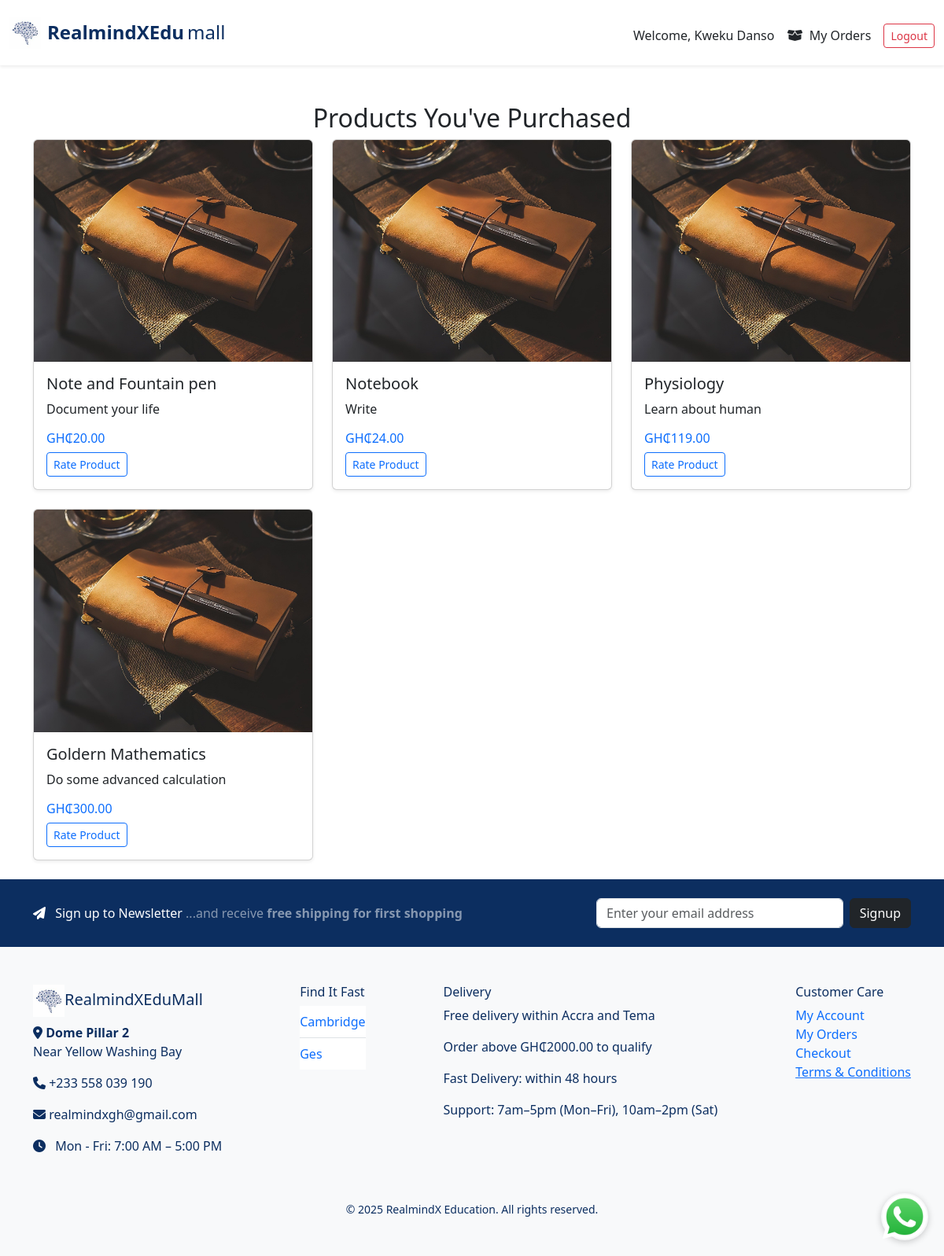
Before: /my-products (signed in) with the older database file.
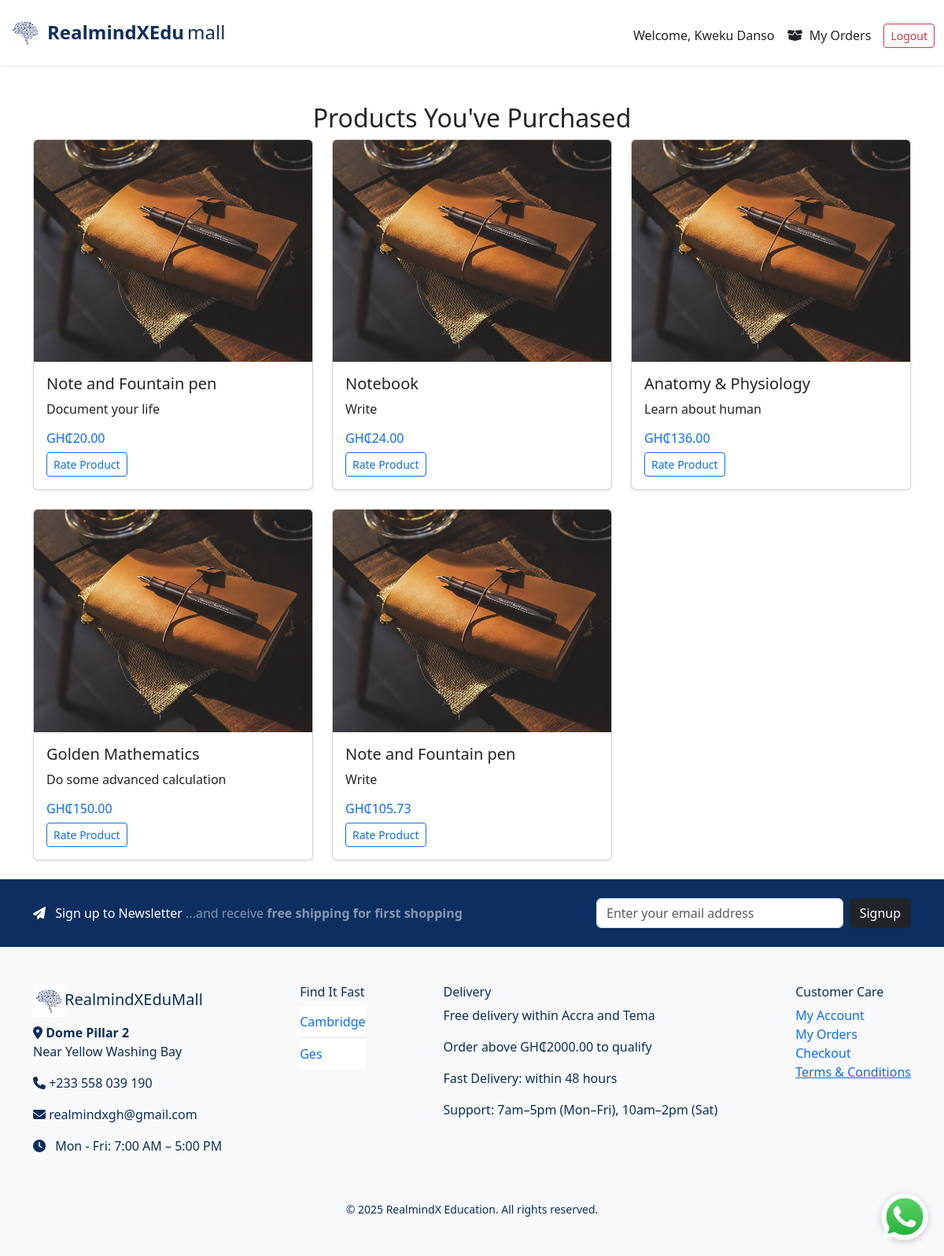
After: the same page with the newer database file.
### e_commerce/models/user.py (models this page shows, shortened)
class User(UserMixin, db.Model):
    __tablename__ = 'user'
    id = db.Column(db.Integer, primary_key=True)
    username = db.Column(db.String(80), unique=True, nullable=False)
    email = db.Column(db.String(120), unique=True, nullable=False)
    password = db.Column(db.String(200), nullable=False)
    date_joined = db.Column(db.DateTime, server_default=db.func.now())

### e_commerce/models/products.py (models this page shows, shortened)
class Product(db.Model):
    __tablename__ = 'product'  # Optional, but makes FK references safer
    id = db.Column(db.Integer, primary_key=True)
    name = db.Column(db.String(120), nullable=False)
    description = db.Column(db.Text, nullable=False)
    price = db.Column(db.Float, nullable=False)
    discount_percentage = db.Column(db.Float, default=0.0)
    image_filename = db.Column(db.String(120))
    in_stock = db.Column(db.Boolean, default=True)
    date_created = db.Column(db.DateTime, default=datetime.utcnow)
    author = db.Column(db.String(120), nullable=True)
    brand = db.Column(db.String(120), nullable=True)
    grade = db.Column(db.String(50), nullable=True)
    level = db.Column(db.String(50), nullable=True)
    subject = db.Column(db.String(100), nullable=True)
    ratings = db.relationship('ProductRating', back_populates='product', lazy=True)
    category_id = db.Column(db.Integer, db.ForeignKey('category.id'))
    category = db.relationship('Category', back_populates='products')
    order_items = db.relationship('OrderItem', backref='product', lazy=True)
    @property
    def discounted_price(self):
        return round(self.price * (1 - self.discount_percentage / 100), 2) if self.discount_percentage else self.price

### e_commerce/models/category.py (models this page shows)
class Category(db.Model):
    id = db.Column(db.Integer, primary_key=True)
    name = db.Column(db.String(100), nullable=False, unique=True)
    products = db.relationship('Product', back_populates='category', lazy=True)

### e_commerce/routes/main_routes.py (the view)
@main_bp.route('/my-products')
@login_required
def purchased_products():
    purchased_items = (
        db.session.query(Product)
        .join(OrderItem)
        .join(Order)
        .filter(Order.user_id == current_user.id)
        .distinct()
        .all()
    )
    return render_template('my_products.html', products=purchased_items)

### e_commerce/templates/my_products.html
{% extends 'index.html' %}
{% block content %}
<div class="container mt-5">
  <h2 class="text-center">Products You've Purchased</h2>
  <div class="row">
    {% for product in products %}
      <div class="col-md-4">
        <div class="card mb-4 shadow-sm">
          <img src="{{ url_for('static', filename='uploads/' + product.image_filename) }}" class="card-img-top" alt="{{ product.name }}">
          <div class="card-body">
            <h5>{{ product.name }}</h5>
            <p>{{ product.description }}</p>
            {% if product.discount_percentage and product.discount_percentage > 0 %}
              <h6 class="text-primary">GH₵{{ '%.2f' % product.discounted_price }}</h6>
            {% else %}
              <h6 class="text-primary">GH₵{{ '%.2f' % product.price }}</h6>
            {% endif %}
            <a href="{{ url_for('main.product_detail', product_id=product.id) }}" class="btn btn-outline-primary btn-sm">Rate Product</a>
          </div>
        </div>
      </div>
    {% else %}
      <p>You haven't purchased any products yet.</p>
    {% endfor %}
  </div>
</div>
{% endblock %}

### e_commerce/templates/index.html (shortened to what this page needs)
<!DOCTYPE html>
<html lang="en">
<head>
  <link href="https://cdn.jsdelivr.net/npm/bootstrap@5.3.3/dist/css/bootstrap.min.css" rel="stylesheet">
  <link rel="stylesheet" href="https://cdnjs.cloudflare.com/ajax/libs/font-awesome/6.6.0/css/all.min.css">
</head>
<body>
<nav class="navbar navbar-expand-lg navbar-light bg-white shadow-sm py-3">
  <div class="container-fluid">
    <a class="navbar-brand d-flex align-items-center" href="{{ url_for('main.home') }}">
      <img src="{{ url_for('static', filename='images/brain.jpg') }}" alt="Logo" width="40" class="me-2">
      <div class="d-flex align-items-baseline fs-4" style="color: #0C2E60;">
        <strong class="me-1">RealmindXEdu</strong><span>mall</span>
      </div>
    </a>
    <div class="collapse navbar-collapse d-none d-lg-flex justify-content-between mt-2">
      <div class="d-flex align-items-center w-100">
        <div class="d-flex align-items-center ms-auto">
          {% if not current_user.is_authenticated %}
            <a href="{{ url_for('main.contact') }}" class="btn btn-outline-dark me-3"><i></i>Contact</a>
            <a href="{{ url_for('main.track_order') }}" class="btn btn-outline-dark me-3"><i></i>Track your order</a>
            <a href="{{ url_for('main.info') }}" class="btn btn-outline-dark me-3"><i class="fas fa-info-circle me-1"></i> Info</a>
            <a href="{{ url_for('cart.view_cart') }}" class="text-dark position-relative me-3">
              <i class="fas fa-shopping-cart"></i>
              {% if cart_item_count %}
              <span class="position-absolute top-0 start-100 translate-middle badge rounded-pill bg-danger">
                {{ cart_item_count }}
              </span>
              {% endif %}
            </a>
            <a href="{{ url_for('auth.login') }}" class="btn btn-outline-primary btn-sm me-2">Login</a>
            <a href="{{ url_for('auth.user_signup') }}" class="btn btn-primary btn-sm">Signup</a>
          {% else %}
            <span class="me-3">Welcome, {{ current_user.username }}</span>
            <a class="nav-link me-3" href="{{ url_for('main.purchased_products') }}"><i class="fas fa-box-open me-1"></i> My Orders</a>
            <a href="{{ url_for('auth.logout') }}" class="btn btn-outline-danger btn-sm">Logout</a>
          {% endif %}
        </div>
      </div>
    </div>
  </div>
</nav>
<main>
  {% block content %}{% endblock %}
</main>
<section class="text-white py-4" style="background-color: #0C2E60;">
  <div class="container d-flex flex-column flex-md-row justify-content-between align-items-center">
    <p class="mb-3 mb-md-0 fs-6">
      <i class="fas fa-paper-plane me-2"></i> Sign up to Newsletter
      <span class="text-white-50">...and receive <strong>free shipping for first shopping</strong></span>
    </p>
    <form method="POST" action="{{ url_for('main.subscribe_newsletter') }}" class="d-flex" style="max-width: 400px; width: 100%;">
      <input type="email" name="email" class="form-control me-2" placeholder="Enter your email address" required>
      <button class="btn btn-dark" type="submit">Signup</button>
    </form>
  </div>
</section>
<footer class="bg-light py-5" style="color: #0C2E60;">
  <div class="container d-flex flex-wrap justify-content-between">
    <div class="mb-4">
      <h5><img src="{{ url_for('static', filename='images/brain.jpg') }}" width="40"><span style="color: #0C2E60;">RealmindXEduMall</span></h5>
      <p><i class="fa fa-map-marker-alt"></i> <strong>Dome Pillar 2</strong><br>Near Yellow Washing Bay</p>
      <p><i class="fa fa-phone"></i> +233 558 039 190</p>
      <p><i class="fa fa-envelope"></i> realmindxgh@gmail.com</p>
      <p><i class="fa fa-clock me-2"></i> Mon - Fri: 7:00 AM – 5:00 PM</p>
    </div>
    <div>
      <h6>Find It Fast</h6>
      <ul class="list-group list-group-flush">
        {% for cat in categories %}
          <li class="list-group-item px-0">
            <a href="{{ url_for('main.search', category=cat.id) }}" class="text-decoration-none">{{ cat.name }}</a>
          </li>
        {% endfor %}
      </ul>
    </div>
    <div>
      <h6>Delivery</h6>
      <p>Free delivery within Accra and Tema</p>
      <p>Order above GH₵2000.00 to qualify</p>
      <p>Fast Delivery: within 48 hours</p>
      <p>Support: 7am–5pm (Mon–Fri), 10am–2pm (Sat)</p>
    </div>
    <div>
      <h6>Customer Care</h6>
      <ul class="list-unstyled">
        <li><a href="{{ url_for('auth.login') }}" class="text-decoration-none" >My Account</a></li>
        <li><a href="{{ url_for('auth.login') }}" class="text-decoration-none">My Orders</a></li>
        <li><a href="{{ url_for('cart.checkout') }}" class="text-decoration-none">Checkout</a></li>
        <li><a href="#">Terms & Conditions</a></li>
      </ul>
    </div>
  </div>
  <div class="text-center mt-3">
    <small id="copyright"></small>
  </div>
</footer>
<a href="https://wa.me/233558099689" class="whatsapp-float" target="_blank" style="position: fixed;
  bottom: 20px;
  right: 20px;
  z-index: 9999;
  background-color: transparent;
  border-radius: 50%;
  box-shadow: 0 2px 8px rgba(0,0,0,0.2);
  transition: transform 0.2s ease-in-out;">
    <img src="{{ url_for('static', filename='images/whatsapp.png') }}" alt="WhatsApp" width="60">
</a>
</body>
</html>

Changed rows visible on the page:
changed Product "Learn about human": name "Physiology" → "Anatomy & Physiology"; discounted_price "119.00" → "136.00"
changed Product "Do some advanced calculation": name "Goldern Mathematics" → "Golden Mathematics"; discount_percentage 0 → 50 (drawn); discounted_price (not shown) → "150.00"; price "300.00" → (not shown)
added Product: image_filename (picture), name "Note and Fountain pen", description "Write", discounted_price "105.73"
